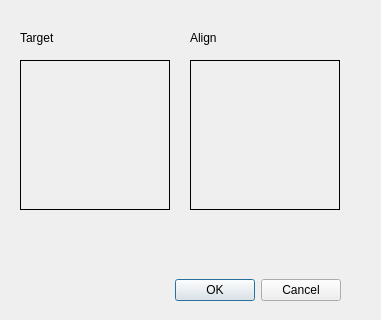
<?xml version="1.0" encoding="UTF-8"?>
<ui version="4.0">
 <class>TestAlignDlg</class>
 <widget class="QDialog" name="TestAlignDlg">
  <property name="geometry">
   <rect>
    <x>0</x>
    <y>0</y>
    <width>381</width>
    <height>320</height>
   </rect>
  </property>
  <property name="windowTitle">
   <string>Dialog</string>
  </property>
  <widget class="QDialogButtonBox" name="buttonBox">
   <property name="geometry">
    <rect>
     <x>120</x>
     <y>270</y>
     <width>221</width>
     <height>41</height>
    </rect>
   </property>
   <property name="orientation">
    <enum>Qt::Horizontal</enum>
   </property>
   <property name="standardButtons">
    <set>QDialogButtonBox::Cancel|QDialogButtonBox::Ok</set>
   </property>
  </widget>
  <widget class="QLabel" name="label">
   <property name="geometry">
    <rect>
     <x>20</x>
     <y>30</y>
     <width>60</width>
     <height>16</height>
    </rect>
   </property>
   <property name="text">
    <string>Target</string>
   </property>
  </widget>
  <widget class="QLabel" name="label_2">
   <property name="geometry">
    <rect>
     <x>190</x>
     <y>30</y>
     <width>60</width>
     <height>16</height>
    </rect>
   </property>
   <property name="text">
    <string>Align</string>
   </property>
  </widget>
  <widget class="QLabel" name="targetLbl">
   <property name="geometry">
    <rect>
     <x>20</x>
     <y>60</y>
     <width>150</width>
     <height>150</height>
    </rect>
   </property>
   <property name="frameShape">
    <enum>QFrame::Box</enum>
   </property>
   <property name="text">
    <string/>
   </property>
  </widget>
  <widget class="QLabel" name="alignLbl">
   <property name="geometry">
    <rect>
     <x>190</x>
     <y>60</y>
     <width>150</width>
     <height>150</height>
    </rect>
   </property>
   <property name="frameShape">
    <enum>QFrame::Box</enum>
   </property>
   <property name="text">
    <string/>
   </property>
  </widget>
 </widget>
 <resources/>
 <connections>
  <connection>
   <sender>buttonBox</sender>
   <signal>accepted()</signal>
   <receiver>TestAlignDlg</receiver>
   <slot>accept()</slot>
   <hints>
    <hint type="sourcelabel">
     <x>248</x>
     <y>254</y>
    </hint>
    <hint type="destinationlabel">
     <x>157</x>
     <y>274</y>
    </hint>
   </hints>
  </connection>
  <connection>
   <sender>buttonBox</sender>
   <signal>rejected()</signal>
   <receiver>TestAlignDlg</receiver>
   <slot>reject()</slot>
   <hints>
    <hint type="sourcelabel">
     <x>316</x>
     <y>260</y>
    </hint>
    <hint type="destinationlabel">
     <x>286</x>
     <y>274</y>
    </hint>
   </hints>
  </connection>
 </connections>
</ui>
